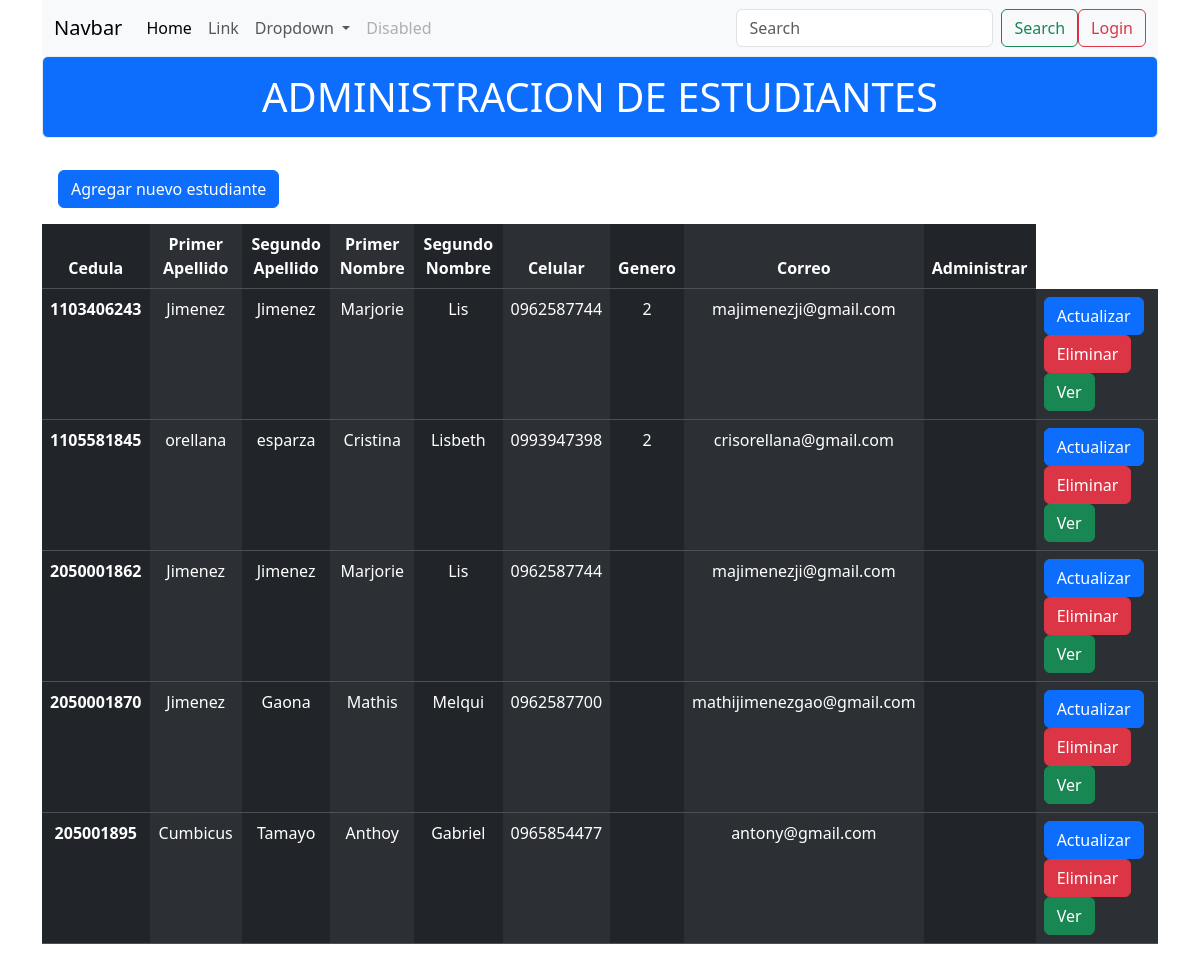
/core/lista_estudiantes (signed in), run on the app's committed database.
### core/models.py (models this page shows, shortened)
class Persona(models.Model):
    primer_nombre = models.CharField(verbose_name="Primer nombre de la persona", max_length=30)
    segundo_nombre = models.CharField(verbose_name="Segundo nombre de la persona", max_length=30)
    primerApellido = models.CharField(verbose_name="Primer apellido de la persona", max_length=30)
    segundoApellido = models.CharField(verbose_name="Segundo apellido de la persona", max_length=30)
    tipoDocumento = models.CharField(verbose_name="Tipo de documento a registrar", max_length=30, choices=opcion_tipo_doc)
    cedula_ruc = models.CharField(verbose_name="Numero de identificacion", max_length=13)
    fechaNacimiento = models.DateField(verbose_name="Fecha de nacimiento")
    genero = models.CharField(verbose_name="Slecciona el genero", max_length=30, choices=opcion_genero)
    telefono = models.CharField(verbose_name="Telefono de casa", max_length=30)
    celular = models.CharField(verbose_name="Celular de la persona", max_length=30)
    correo = models.EmailField(verbose_name="Correo personal", max_length=30)
    estadoCivil = models.CharField(verbose_name="Estado civil", max_length=30, choices=opcion_estado_civil)
    sexo = models.CharField(verbose_name="Seleccione el sexo", max_length= 30, choices=opcion_sexo)
    nacionalidad = models.CharField(verbose_name="De que pais viene", max_length=30)

class Estudiante(Persona):
    correo_institucional = models.EmailField(verbose_name="Correo Institucional", max_length=100)
    codigo_estudiante = models.CharField(verbose_name="Codigo de estudiante", max_length=6)
    def __str__(self):
        return f"Estudiante: {self.primer_nombre} {self.primerApellido} - {self.cedula_ruc}"

class Persona(models.Model):
    primer_nombre = models.CharField(verbose_name="Primer nombre de la persona", max_length=30)
    segundo_nombre = models.CharField(verbose_name="Segundo nombre de la persona", max_length=30)
    primerApellido = models.CharField(verbose_name="Primer apellido de la persona", max_length=30)
    segundoApellido = models.CharField(verbose_name="Segundo apellido de la persona", max_length=30)
    tipoDocumento = models.CharField(verbose_name="Tipo de documento a registrar", max_length=30, choices=opcion_tipo_doc)
    cedula_ruc = models.CharField(verbose_name="Numero de identificacion", max_length=13)
    fechaNacimiento = models.DateField(verbose_name="Fecha de nacimiento")
    genero = models.CharField(verbose_name="Slecciona el genero", max_length=30, choices=opcion_genero)
    telefono = models.CharField(verbose_name="Telefono de casa", max_length=30)
    celular = models.CharField(verbose_name="Celular de la persona", max_length=30)
    correo = models.EmailField(verbose_name="Correo personal", max_length=30)
    estadoCivil = models.CharField(verbose_name="Estado civil", max_length=30, choices=opcion_estado_civil)
    sexo = models.CharField(verbose_name="Seleccione el sexo", max_length= 30, choices=opcion_sexo)
    nacionalidad = models.CharField(verbose_name="De que pais viene", max_length=30)

### core/views.py (the view)
# urls.py: path("lista_estudiantes", views.ListarEstudiantes.as_view(), name="lista_estudiantes"),
class ListarEstudiantes(View):
    def get(self, request):
        estudiantes = Estudiante.objects.all()
        print(estudiantes)
        return render(request, 'estudiantes/listar_estudiantes.html', {
            'estudiantes': estudiantes,
            })

### core/templates/estudiantes/listar_estudiantes.html (shortened to what this page needs)
{% extends "comun/base.html" %}
{% block content %}
{% if user.is_authenticated %}
<h1 class="alert alert-light text-bg-primary text-center">ADMINISTRACION DE ESTUDIANTES</h1>
<div>
  <a href="/core/agregar_estudiante" class="btn btn-primary m-3">Agregar nuevo estudiante</a>
</div>
<table class="table table-dark table-striped-columns">
    <thead>
      <tr>
        <th scope="col" class="text-center">Cedula</th>
        <th scope="col" class="text-center">Primer Apellido</th>
        <th scope="col" class="text-center">Segundo Apellido</th>
        <th scope="col" class="text-center">Primer Nombre</th>
        <th scope="col" class="text-center">Segundo Nombre</th>
        <th scope="col" class="text-center">Celular</th>
        <th scope="col" class="text-center">Genero</th>
        <th scope="col" class="text-center">Correo</th>
        <th scope="col" class="text-center">Administrar</th>
      </tr>
    </thead>
    <tbody>
        {% for estudiante in estudiantes %}
        <tr>
            <th scope="row" class="text-center">{{ estudiante.cedula_ruc }}</th>
            <td class="text-center">{{ estudiante.primerApellido }}</td>
            <td class="text-center">{{ estudiante.segundoApellido }}</td>
            <td class="text-center">{{ estudiante.primer_nombre }}</td>
            <td class="text-center">{{ estudiante.segundo_nombre }}</td>
            <td class="text-center">{{ estudiante.celular }}</td>
            <td class="text-center">{{ estudiante.genero }}</td>
            <td class="text-center">{{ estudiante.correo }}</td>
            <td class="text-center">
            <td>
              <a href="/core/actualizar_estudiante/{{ estudiante.id }}"class="btn btn-primary">Actualizar</a>
              <a href="/core/eliminar_estudiante/{{ estudiante.id }}"class="btn btn-danger">Eliminar</a>
              <a href="/core/ver_estudiante/{{ estudiante.id }}"class="btn btn-success">Ver</a>
            </td>
        </tr>
        {% endfor %}
    </tbody>
</table>
{% endif %}
{% endblock %}

### core/templates/comun/base.html (shortened to what this page needs)
<!DOCTYPE html>
<html>
     {% include "comun/styles.html" %}
    <body>
        <div class = "container">
            {% include "comun/header.html" %}
            {% block  content %}{% endblock %}
        </div>
    </body>
</html>

### core/templates/comun/styles.html (shortened to what this page needs)
<head>
    <link href="https://cdn.jsdelivr.net/npm/bootstrap@5.3.3/dist/css/bootstrap.min.css" rel="stylesheet">
</head>

### core/templates/comun/header.html (shortened to what this page needs)
<nav class="navbar navbar-expand-lg bg-body-tertiary">
    <div class="container-fluid">
      <a class="navbar-brand" href="#">Navbar</a>
      <div class="collapse navbar-collapse" id="navbarSupportedContent">
        <ul class="navbar-nav me-auto mb-2 mb-lg-0">
          <li class="nav-item">
            <a class="nav-link active" aria-current="page" href="#">Home</a>
          </li>
          <li class="nav-item">
            <a class="nav-link" href="#">Link</a>
          </li>
          <li class="nav-item dropdown">
            <a class="nav-link dropdown-toggle" href="#" role="button" data-bs-toggle="dropdown" aria-expanded="false">
              Dropdown
            </a>
          </li>
          <li class="nav-item">
            <a class="nav-link disabled" aria-disabled="true">Disabled</a>
          </li>
        </ul>
        <form class="d-flex" role="search">
          <input class="form-control me-2" type="search" placeholder="Search" aria-label="Search">
          <button class="btn btn-outline-success" type="submit">Search</button>
          {% if user.is_authenticated%}
          <a href="{% url 'salir'%}" class="btn btn-outline-danger" type="submit">Login</a>
          {% endif %}
        </form>
      </div>
    </div>
  </nav>

### data on the page
Estudiante: cedula_ruc "1103406243", primerApellido "Jimenez", segundoApellido "Jimenez", primer_nombre "Marjorie", segundo_nombre "Lis", celular "0962587744", genero "2", correo "majimenezji@gmail.com"
Estudiante: cedula_ruc "1105581845", primerApellido "orellana", segundoApellido "esparza", primer_nombre "Cristina", segundo_nombre "Lisbeth", celular "0993947398", genero "2", correo "crisorellana@gmail.com"
Estudiante: cedula_ruc "2050001862", primerApellido "Jimenez", segundoApellido "Jimenez", primer_nombre "Marjorie", segundo_nombre "Lis", celular "0962587744", correo "majimenezji@gmail.com"
Estudiante: cedula_ruc "2050001870", primerApellido "Jimenez", segundoApellido "Gaona", primer_nombre "Mathis", segundo_nombre "Melqui", celular "0962587700", correo "mathijimenezgao@gmail.com"
Estudiante: cedula_ruc "205001895", primerApellido "Cumbicus", segundoApellido "Tamayo", primer_nombre "Anthoy", segundo_nombre "Gabriel", celular "0965854477", correo "antony@gmail.com"
